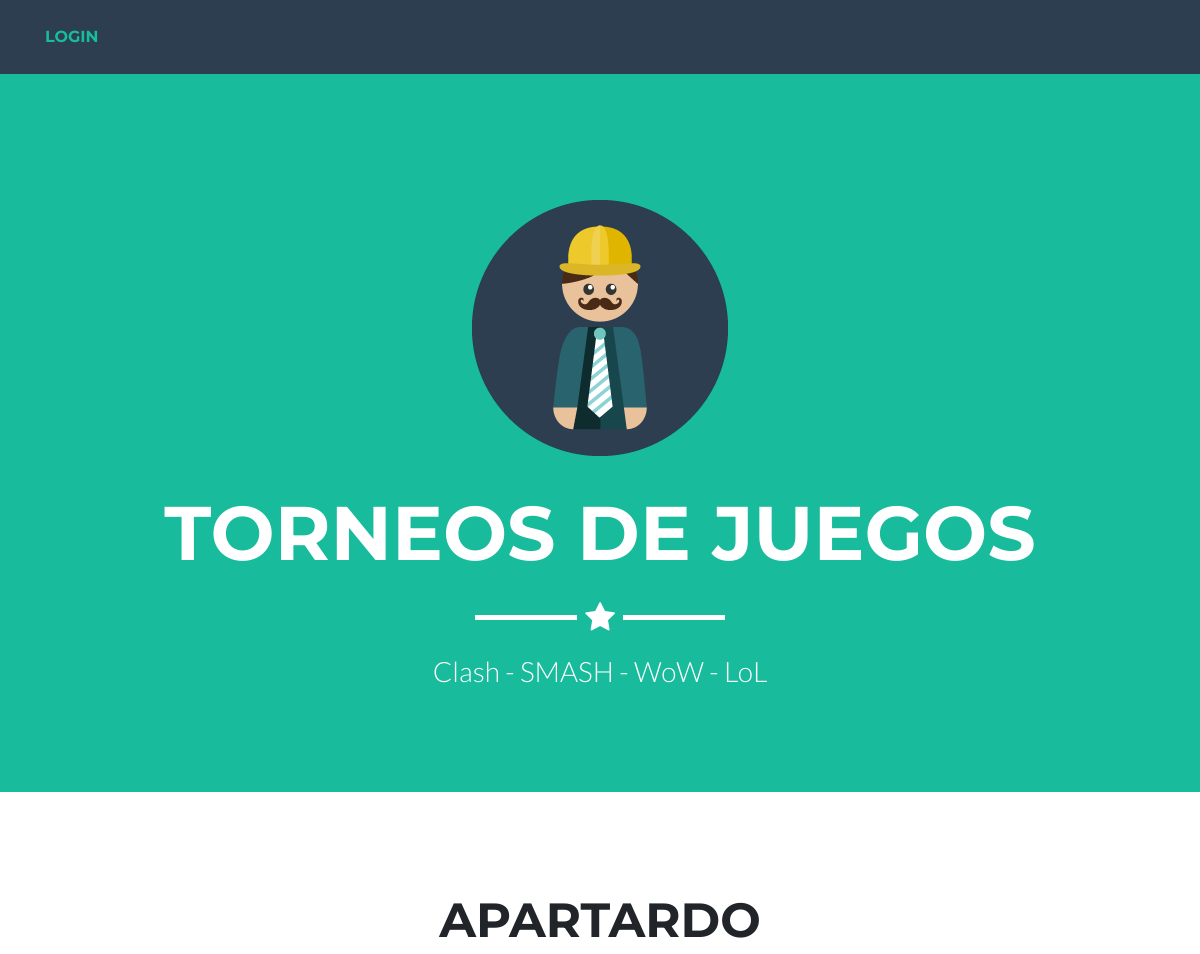
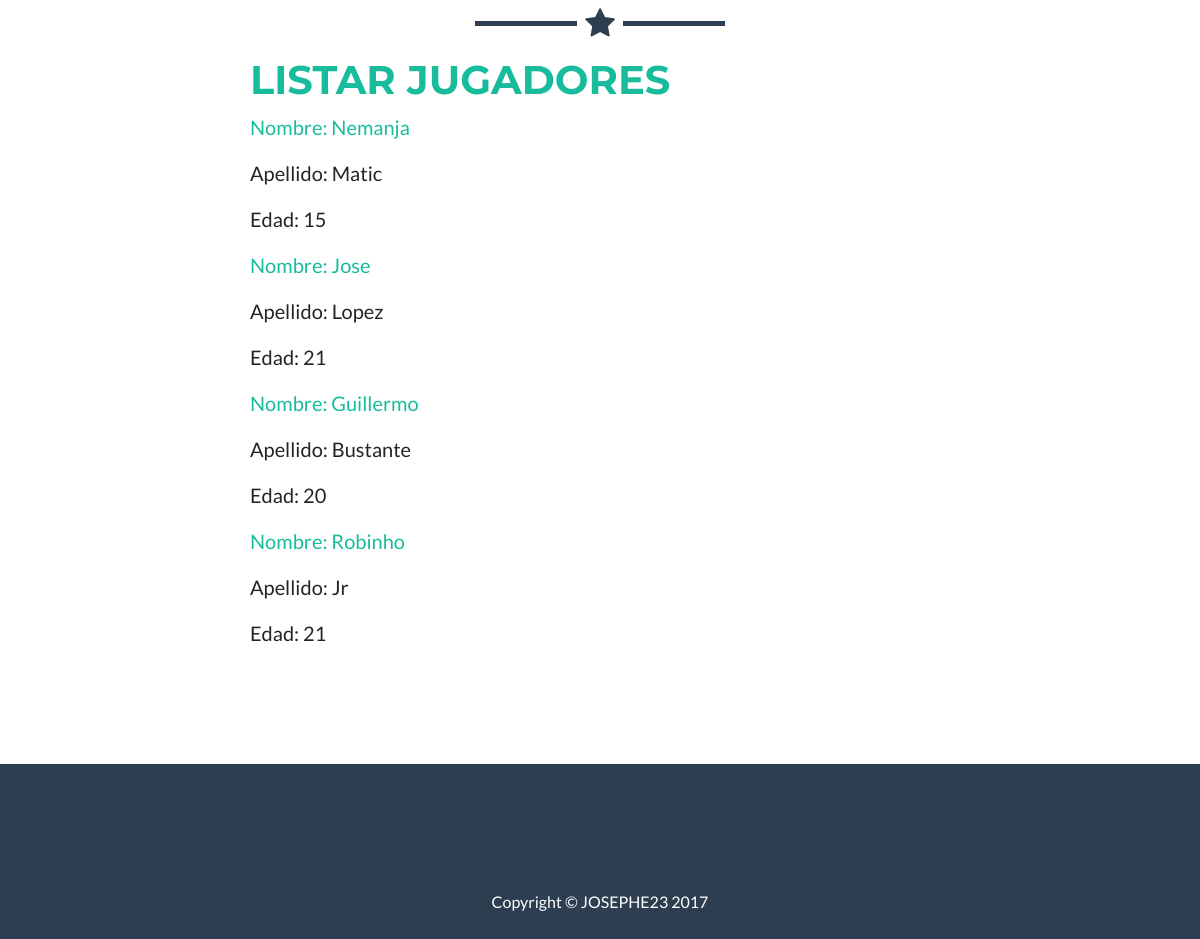
The app's page /jugador/lista/ with its own data (2 pictures, top to bottom).
### equipos/models.py (models this page shows, shortened)
class Jugador(models.Model):
    nombre  =   models.CharField(max_length=30)
    apellido  =   models.CharField(max_length=30)
    edad = models.IntegerField()

### equipos/views.py (the view)
# urls.py: url(r'^jugador/lista/$', views.jugador_listar, name = 'jugador_listar'),
def jugador_listar(request):
    jugador = Jugador.objects.all()
    return render(request, 'equipos/jugador_listar.html', {'jugador':jugador})

### equipos/templates/equipos/jugador_listar.html
{% extends 'equipos/base.html' %}
{% block content %}
<div>
  <h1><a href="/">Listar Jugadores</a></h1>
</div>
  {% for post in jugador %}
    <div>
      <p><a href="{% url 'jugador_detalle' pk=post.pk %}">Nombre: {{ post.nombre|linebreaksbr }}</p></a>
      <p>Apellido: {{ post.apellido|linebreaksbr }}</p>
      <p>Edad: {{ post.edad }}</p>
    </div>
  {% endfor %}
{% endblock %}

### records on screen
Jugador: nombre "Nemanja", apellido "Matic", edad "15"
Jugador: nombre "Jose", apellido "Lopez", edad "21"
Jugador: nombre "Guillermo", apellido "Bustante", edad "20"
Jugador: nombre "Robinho", apellido "Jr", edad "21"
